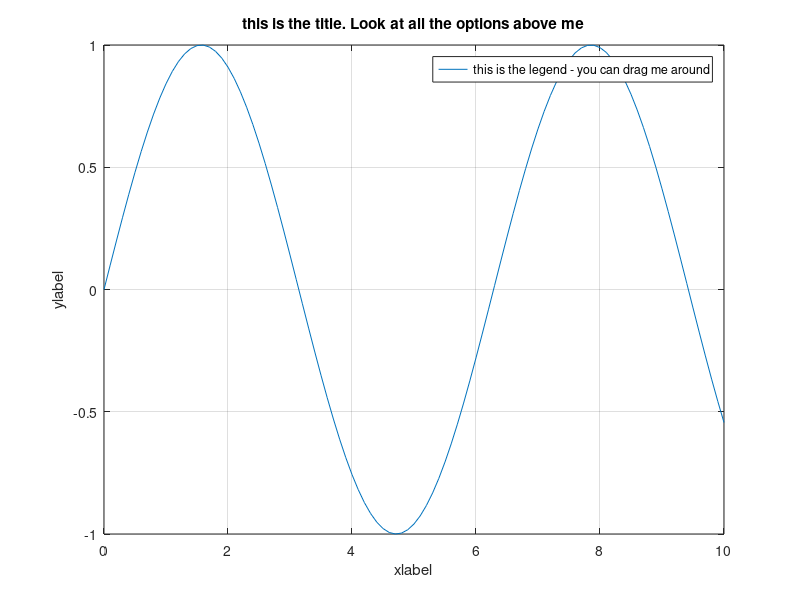
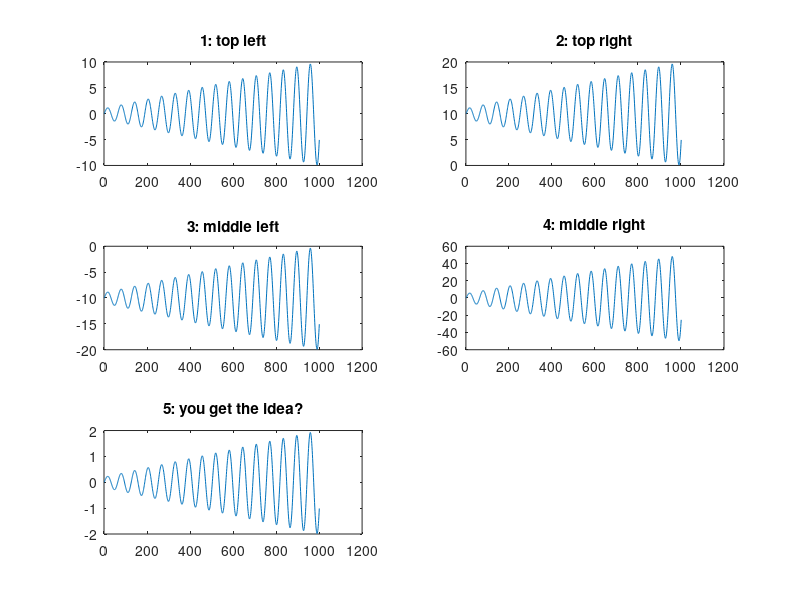

Write MATLAB code to recreate these figures, in order.
%% Introduction to MATLAB
% For third year UCT control students
% Please give feedback on the document (error corrections + things that
% were explained badly)

% Author:       Alexander Knemeyer
% Date:         3 September, 2018
% Contact:      KNMALE002@myuct.ac.za

%% NOTE: Complete the Intro_to_MATLAB.m guide before doing this one

%% 2: plotting
%% 2.1: basic plotting
% the general format is
% >> plot(Y)
% or
% >> plot(X, Y)
t = 0:0.1:10;
y = sin(t);
plot(t, y)  % don't close the plot window yet!

%% 2.2: adding descriptions to plots
% figures are accessible and can be updated after they have been made
% for example,
title('this is the title. Look at all the options above me')
legend('this is the legend - you can drag me around')
xlabel('xlabel'); ylabel('ylabel')
grid on;
shg;  % shows the graph

%% 2.3: putting multiple graphs on the same plot
% create a new plot (so that we don't mess with the old one)
figure()

% by default, a new plot is made each time the plot command is called
% you can change this using the 'hold' command
y = sin(0:0.1:10);
plot(y); hold on; plot(y + 1); plot(y + 2);
legend('y', 'y + 1', 'y + 2'); grid on;

%% 2.4: making subplots
y = sin(0:0.1:100);
y = y .* linspace(1, 10, length(y));

% the general format is
% >> subplot(num_vertical, num_horizontal, which_plot)
% for example,
subplot(3, 2, 1); % three high, 2 wide, first plot
plot(y);
title('1: top left');

subplot(3, 2, 2); plot(y + 10); title('2: top right')
subplot(3, 2, 3); plot(y - 10); title('3: middle left')
subplot(3, 2, 4); plot(y * 5); title('4: middle right')
subplot(3, 2, 5); plot(y / 5); title('5: you get the idea?')
shg;

% note that we didn't call figure() before, so the previous plot (if it
% wasn't closed) was overwritten

%% 2.5: closing plots
% either click on the window or type,
close all

%% Finished!
% good work!
% now do 'Intro_to_control_using_MATLAB.m'
